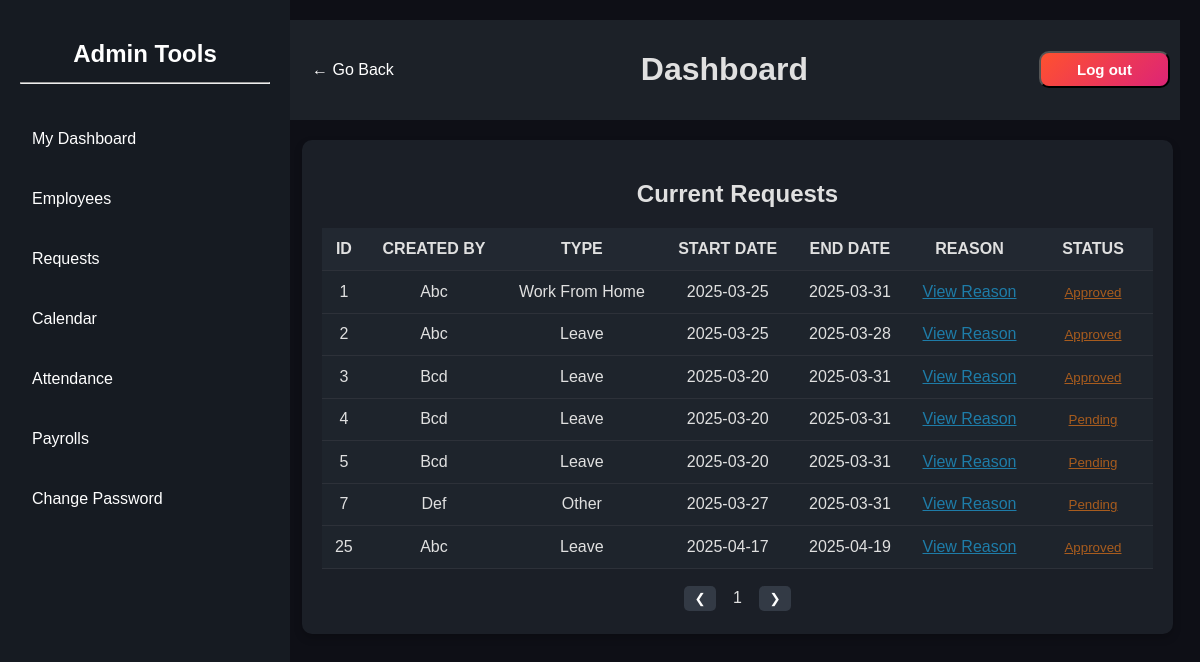
The app's page /adminReq.php with its own data.
### tables this page shows
CREATE TABLE `leave_req` (
  `leave_id` int(11) NOT NULL,
  `created_by` int(11) NOT NULL,
  `type` varchar(50) NOT NULL,
  `start_date` date NOT NULL,
  `end_date` date NOT NULL,
  `status` enum('Pending','Approved','Rejected','Completed') NOT NULL,
  `message` text DEFAULT NULL,
  `created_at` time DEFAULT NULL
);

CREATE TABLE `users` (
  `id` int(11) NOT NULL,
  `first_name` varchar(100) NOT NULL,
  `email` varchar(255) NOT NULL,
  `password` varchar(255) NOT NULL,
  `role` enum('admin','employee') NOT NULL,
  `created_at` timestamp NOT NULL DEFAULT current_timestamp(),
  `OTP` int(11) DEFAULT NULL
);

### adminReq.php (the view, shortened to what this page needs)
<!DOCTYPE html>
<html lang="en">
<head>
    <link rel="stylesheet" href="Style/adminPanel.css">
    <link rel="stylesheet" href="Style/adminRequest.css">
</head>
<body>
    <?php
    include 'adminPanel.php';
    ?>
    <div class="main-content">
        <?php
        include 'adminNav.php';
        ?>
        <div class="container">
            <h2>Current Requests</h2>
            <table style="margin-top : 20px;">
                        <thead>
                            <tr>
                            <th>ID</th>
                            <th>CREATED BY</th>
                            <th>TYPE</th>
                            <th>START DATE</th>
                            <th>END DATE</th>
                            <th>Reason</th>
                            <th>STATUS</th>
                            </tr>
                        </thead>
                        <tbody id="employee-table">
                        <?php
                        include 'config.php';
                        $query = "SELECT * FROM leave_req ";
                        $result = mysqli_query($conn, $query);
                            if ($result->num_rows > 0) {
                                while ($row = $result->fetch_assoc()) {
                                    $user_id = $row['created_by'];
                                    $qu2 = "SELECT first_name FROM users WHERE id = '$user_id'";
                                    $res = mysqli_query($conn, $qu2);
                                    $rw = mysqli_fetch_assoc($res);
                                    $first_name = $rw['first_name'];
                                    $rowId = "msgPopup_" . $row['leave_id'];
                                    echo "<tr>
                                        <td>{$row['leave_id']}</td>
                                        <td>" . htmlspecialchars($first_name) . "</td>
                                        <td>" . htmlspecialchars($row['type']) . "</td>
                                        <td>" . htmlspecialchars($row['start_date']) . "</td>
                                        <td>" . htmlspecialchars($row['end_date']) . "</td>
                                        <td>
                                            <span class='reason_link' onclick='toggleMessage(\"$rowId\")' id='viewReason' style='cursor: pointer; color:rgb(30, 124, 168);; text-decoration: underline;'>View Reason</span>
                                        </td>
                                        <td><button class='btnApproval'><a href='add_permit.php?value={$row['leave_id']}'>" . htmlspecialchars($row['status']) . "</a></button></td>
                                    </tr>
                                    <tr id='$rowId'   >
                                        <td colspan='7'  style='background:rgb(0, 0, 0); padding: 10px ;display : none;  max-width: 400px;
                                               overflow-wrap: break-word; vertical-align: top;'>
                                            <strong>Reason:</strong> " . htmlspecialchars($row['message']) . "
                                        </td>
                                    </tr>";
                                }
                            }
                        ?>
                        </tbody>
                    </table>
            <div class="pagination">
                <button id="prevPage">❮</button>
                <span id="pageNumber" style="margin-top: 11px; padding: 0px 10px;">1</span>
                <button id="nextPage">❯</button>
            </div>
        </div>
    </div>
</body>
</html>

### Style/adminPanel.css (style rules this page uses)
body { font-family: Arial, sans-serif; margin: 0; padding: 0; display: flex; background: #0e0f16; color: #e0e0e0; }
a { margin: 10px; }
.main-content { margin-left: 275px; padding: 20px; flex-grow: 1; }

### Style/adminRequest.css (style rules this page uses)
body { font-family: Arial, sans-serif; background-color: #11151C; color: white; text-align: center; }
.container { width: 94%; margin: auto; margin-top: 20px; padding: 20px; background-color: #1B1F27; border-radius: 10px; box-shadow: 0px 4px 8px rgba(0, 0, 0, 0.2); }
table { width: 100%; border-collapse: collapse; margin-top: 10px; }
th, td { padding: 12px; border-bottom: 1px solid #2D3139; }
th { background-color: #222831; text-transform: uppercase; font-weight: bold; }
td { background-color: #1E242C; }
.pagination { margin-top: 15px; }
.pagination button { background-color: #333A45; color: white; border: none; padding: 5px 10px; margin: 3px; cursor: pointer; border-radius: 5px; }

### adminReq.php (style rules this page uses)
.btnApproval { background: transparent; border: none; }
.btnApproval a { color:rgb(168, 92, 30); }

### records on screen
leave_req: leave_id "1", users.first_name "Abc", type "Work From Home", start_date "2025-03-25", end_date "2025-03-31", status "Approved"
leave_req: leave_id "2", users.first_name "Abc", type "Leave", start_date "2025-03-25", end_date "2025-03-28", status "Approved"
leave_req: leave_id "3", users.first_name "Bcd", type "Leave", start_date "2025-03-20", end_date "2025-03-31", status "Approved"
leave_req: leave_id "4", users.first_name "Bcd", type "Leave", start_date "2025-03-20", end_date "2025-03-31", status "Pending"
leave_req: leave_id "5", users.first_name "Bcd", type "Leave", start_date "2025-03-20", end_date "2025-03-31", status "Pending"
leave_req: leave_id "7", users.first_name "Def", type "Other", start_date "2025-03-27", end_date "2025-03-31", status "Pending"
leave_req: leave_id "25", users.first_name "Abc", type "Leave", start_date "2025-04-17", end_date "2025-04-19", status "Approved"
